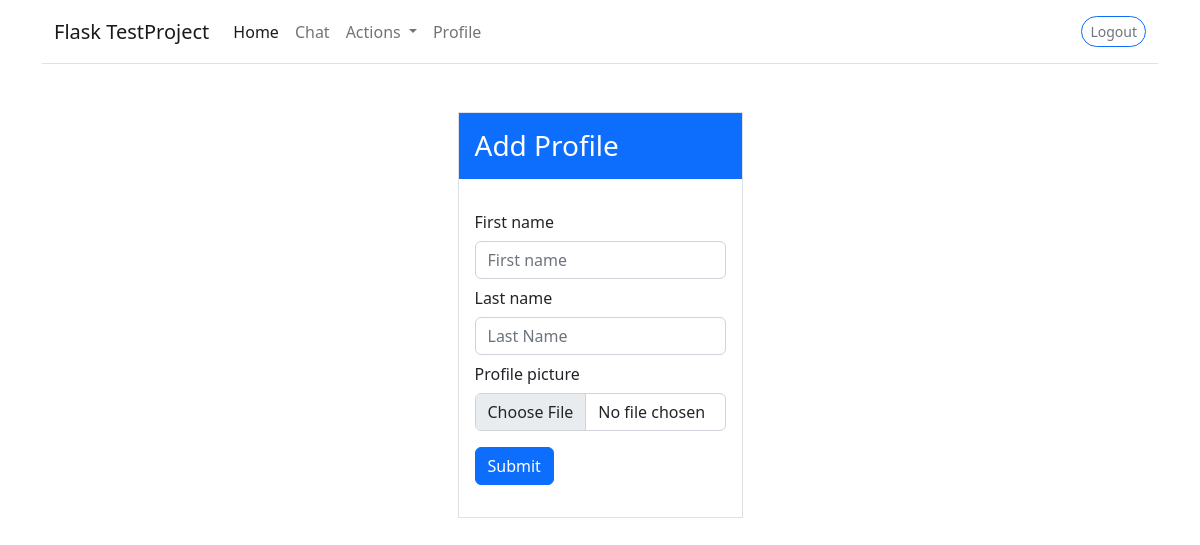
The app's page /createprofile (signed in), older data.
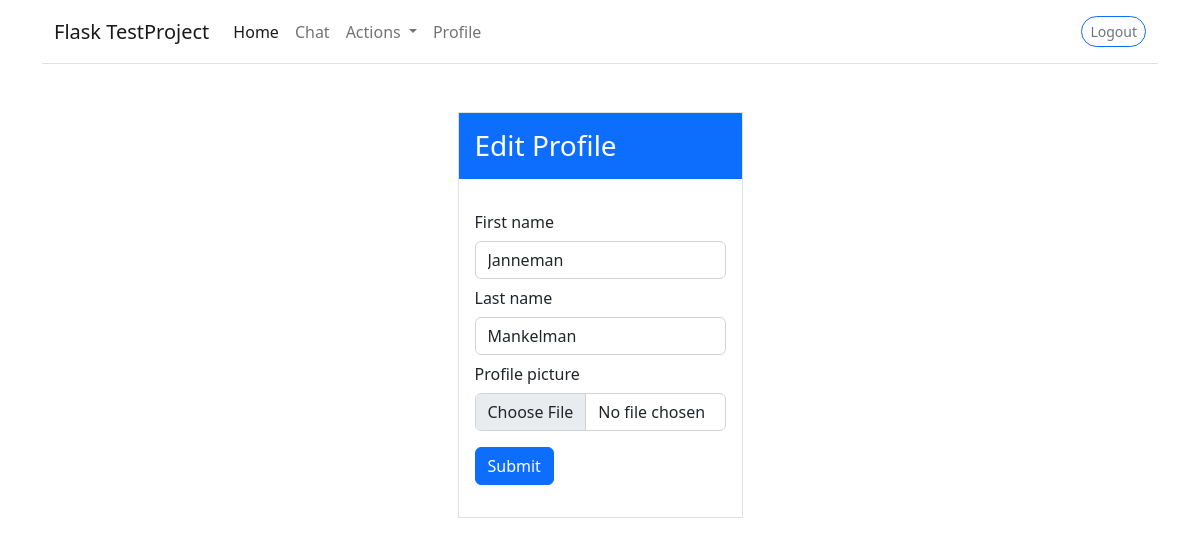
The same page, newer data.
### models.py (models this page shows, shortened)
class Profile(db.Model):
    __tablename__ = 'profile'
    id = db.Column(db.Integer, primary_key=True)
    userid = db.Column(db.ForeignKey(User.id))
    first_name = db.Column(db.String())
    last_name = db.Column(db.String())
    picture = db.Column(db.String())
    last_updated = db.Column(db.DateTime(), default=datetime.now())

### bp_auth.py (the view, shortened to what this page needs)
@auth.route('/createprofile', methods=['GET', 'POST'])
@login_required
def create_profile():
    return render_template('create_profile.html')

### app.py (called while the page is built)
@login_manager.user_loader
def load_user(user_id):
    return User.query.get(int(user_id))

### templates/create_profile.html (shortened to what this page needs)
{%extends 'layouts/auth_layout.html'%}
{%block content%}
{%if current_user.profile == None %}
<div class="row align-items-center">
    <div class=" row-cols mt-5 col-md-3 mx-auto  border border-1 g-0">
        <div class="col bg-primary text-white">
            <h3 class="ml-2 p-3">Add Profile</h3>
        </div>
        <div class="g-3 p-3">
            <form enctype="multipart/form-data" action="" method="POST" class="form">
                <div class="col-auto">
                    <label for="firstname" class="col-form-label">First name</label>
                </div>
                <div class="col-auto">
                    <input type="text" name="firstname" placeholder="First name" class="form-control"
                        aria-describedby="emailHelpInline">
                </div>
                <div class="col-auto">
                    <label for="lastname" class="col-form-label">Last name</label>
                </div>
                <div class="col-auto">
                    <input type="text" name="lastname" placeholder="Last Name" class="form-control"
                        aria-describedby="passwordHelpInline">
                </div>
                <div class="col-auto">
                    <label for="pic_url" class="col-form-label">Profile picture</label>
                </div>
                <div class="col-auto">
                    <input type="file" name="file" placeholder="profile picture" class="form-control"
                        aria-describedby="passwordHelpInline">
                </div>
                <div class="col-auto">
                    <input type="submit" class="btn btn-primary mt-3" value="Submit">
                </div>
            </form>
        </div>
    </div>
</div>
{%else%}
<div class="row align-items-center">
    <div class=" row-cols mt-5 col-md-3 mx-auto  border border-1 g-0">
        <div class="col bg-primary text-white">
            <h3 class="ml-2 p-3">Edit Profile</h3>
        </div>
        <div class="g-3 p-3">
            <form enctype="multipart/form-data" action="" method="POST" class="form">
                <div class="col-auto">
                    <label for="firstname" class="col-form-label">First name</label>
                </div>
                <div class="col-auto">
                    <input type="text" name="firstname" placeholder="first name" class="form-control"
                        aria-describedby="emailHelpInline" value={{current_user.profile.first_name}}>
                </div>
                <div class="col-auto">
                    <label for="lastname" class="col-form-label">Last name</label>
                </div>
                <div class="col-auto">
                    <input type="text" name="lastname" placeholder="Last Name" class="form-control"
                        aria-describedby="passwordHelpInline" value="{{current_user.profile.last_name}}">
                </div>
                <div class="col-auto">
                    <label for="pic_url" class="col-form-label">Profile picture</label>
                </div>
                <div class="col-auto">
                    <input type="file" name="file" placeholder="picture" class="form-control"
                        value="{{current_user.profile.picture}}" />
                </div>
                <div class="col-auto">
                    <input type="submit" class="btn btn-primary mt-3" value="Submit">
                </div>
            </form>
        </div>
    </div>
</div>
{%endif%}
{%endblock%}

### templates/layouts/auth_layout.html (shortened to what this page needs)
<html lang="nl">
<head>
    <link rel="stylesheet" href="https://cdn.jsdelivr.net/npm/bootstrap@5.2.3/dist/css/bootstrap.min.css"
>
</head>
<body>
    <div class="container">
        {%include 'partials/navbar2.html'%}
        {%block content%}{%endblock%}
    </div>
</body>
</html>

### templates/partials/navbar2.html (shortened to what this page needs)
<nav class="navbar navbar-expand-lg border-1 border-bottom">
    <div class="container-fluid">
        <a class="navbar-brand" href="{{url_for('main.index')}}">Flask TestProject</a>
        <div class="collapse navbar-collapse" id="navbarScroll">
            <ul class="navbar-nav me-auto my-2 my-lg-0 navbar-nav-scroll" style="--bs-scroll-height: 100px;">
                <li class="nav-item">
                    <a class="nav-link active" aria-current="page" href="/">Home</a>
                </li>
                {%if current_user.is_active%}
                <li class="nav-item">
                    <a class="nav-link" href="#">Chat</a>
                </li>
                <li class="nav-item dropdown">
                    <a class="nav-link dropdown-toggle" href="#" role="button" data-bs-toggle="dropdown"
                        aria-expanded="false">
                        Actions
                    </a>
                </li>
                <li class="nav-item">
                    <a class="nav-link" href="/profile">Profile</a>
                </li>
                {%endif%}
            </ul>
            {%if current_user.is_active%}
            <ul class="navbar nav ms-auto ">
                <li class="nav-item ">
                    <a class="btn btn-outline-primary btn-sm rounded-pill text-secondary"
                        href="{{url_for('auth.logout')}}">Logout</a>
                </li>
            </ul>{%endif%}
        </div>
    </div>
</nav>

Row changes from the older to the newer data that the page shows:
added Profile: firstname "Janneman", lastname "Mankelman"
Text that changed along with them:
form field value: (not shown) → "Submit"
form field value: "Submit" → (not shown)
text no longer shown: "Add Profile"
text now shown: "Edit Profile"
